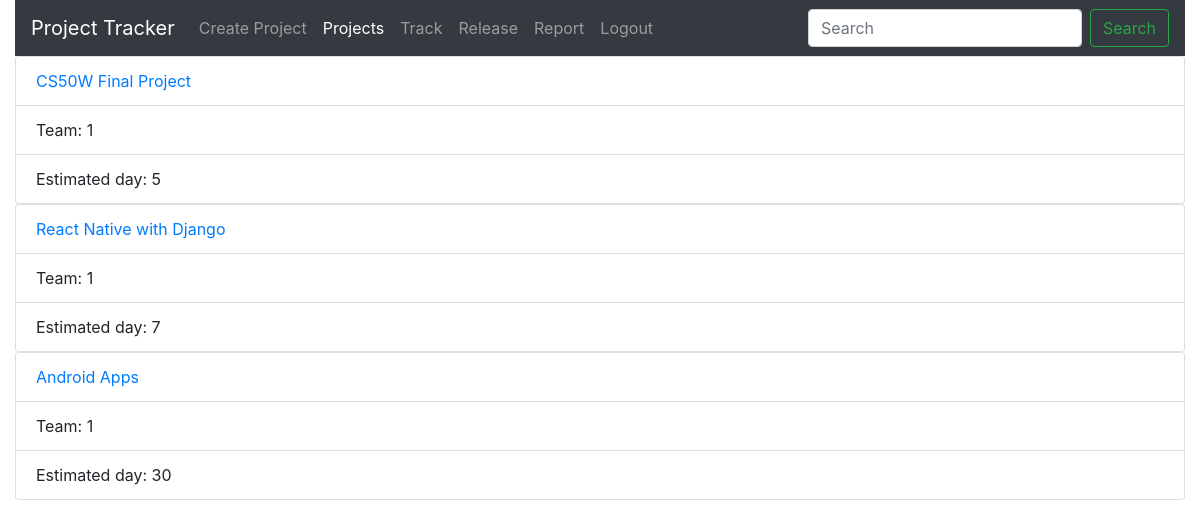
/projects (signed in), run on an earlier commit of the app's database.
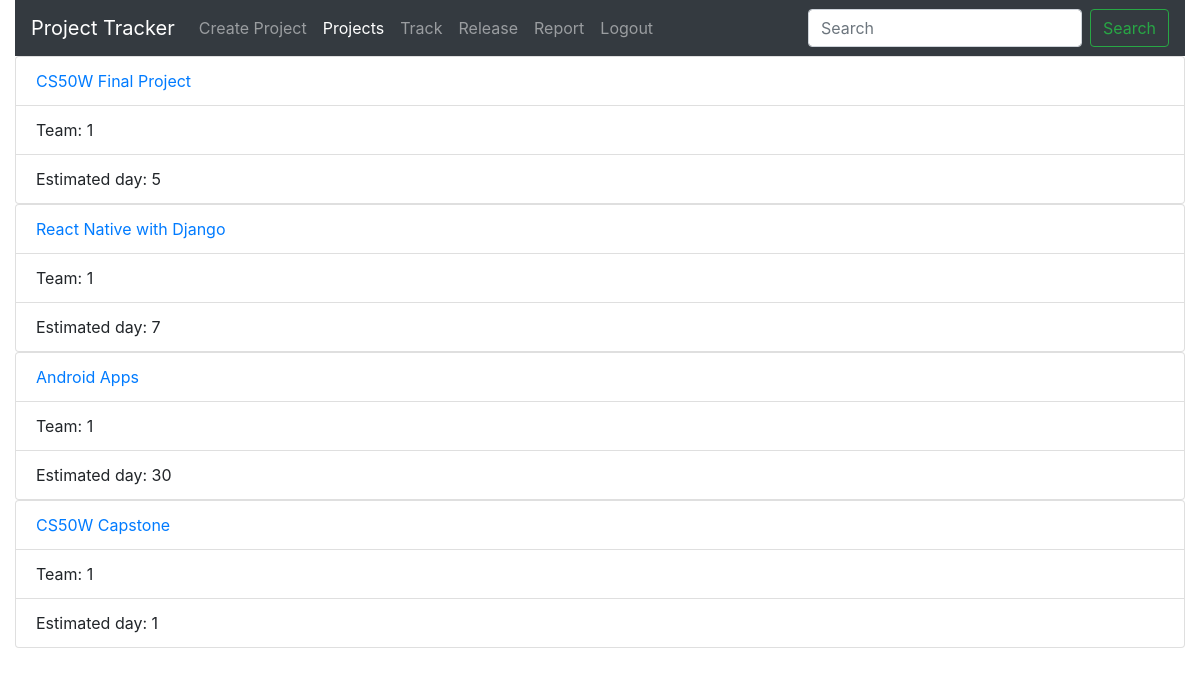
And on a later commit of the database.
### Pmanage/models.py (models this page shows)
class Project(models.Model):
    Project_name=models.CharField(max_length=64)
    team=models.IntegerField()
    complete_percentage=models.IntegerField()
    createdate=datetime.datetime.now()
    max_day=models.IntegerField()
    status=models.CharField(max_length=64,default="unrelease")

### Pmanage/views.py (the view)
# urls.py: path('projects',views.projects,name='All_Project'),
@login_required
def projects(request):
    project = Project.objects.all()
    return render(request, "Pmanage/index.html", {
        "projects": project
    })

### Pmanage/templates/Pmanage/index.html
{% extends 'Pmanage/layout.html' %}
{% block active1 %} active {% endblock active1 %}
{% block body %}
{% for p in projects %}
<ul class="list-group">
    <li class="list-group-item"><a href="{% url 'PID' p.id %}">{{p.Project_name}}</a></li>
    <li class="list-group-item">Team: {{p.team}}</li>
    <li class="list-group-item">Estimated day: {{p.max_day}}</li>
</ul>
{% endfor %}
{% endblock %}

What changed in the data, as far as the page shows it:
added Project: Project_name "CS50W Capstone", team "1", max_day "1"
